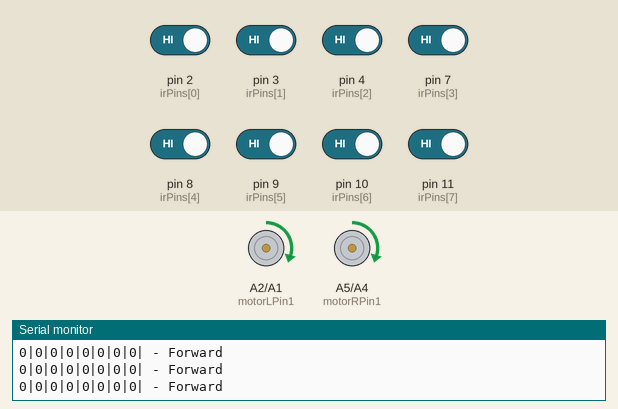
A sketch run on a simulated Arduino Uno, built with avr-gcc and run on an emulated ATmega328P. Parts: motor-driver pin pairs drawn as motors (green arrow = first pin HIGH = forward, orange = second pin HIGH = backward, longer = more drive, scaled by the enable pin), the last lines printed to the serial monitor. The test bench sets the inputs (shaded band); at power-on: pin 2 (irPins[0]), pin 3 (irPins[1]), pin 4 (irPins[2]), pin 7 (irPins[3]), pin 8 (irPins[4]), pin 9 (irPins[5]), pin 10 (irPins[6]), pin 11 (irPins[7]) HIGH.

Above: at 1.2 s.
1.3 s: pin 2 (irPins[0]) driven LOW
At 2.4 s:
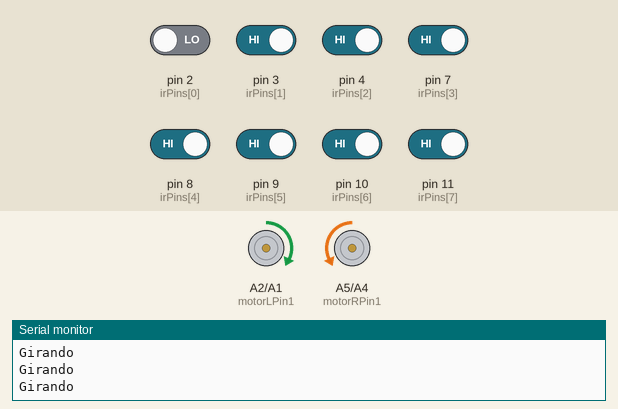
4.3 s: pin 2 (irPins[0]) driven HIGH
At 6.1 s:
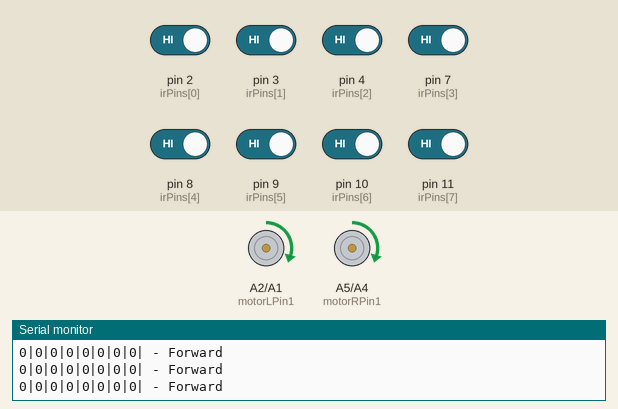
6.5 s: pin 3 (irPins[1]) driven LOW
At 7.0 s:
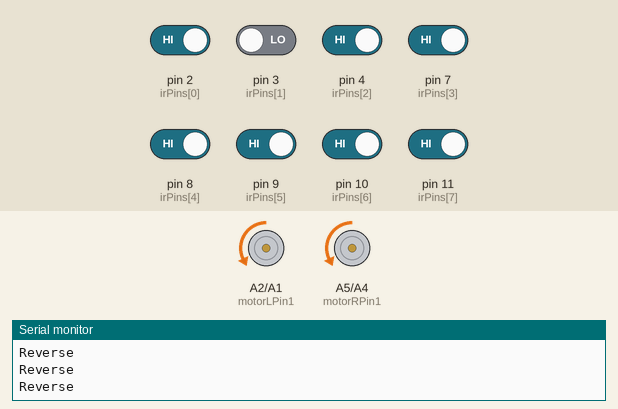
9.5 s: pin 3 (irPins[1]) driven HIGH
At 10.9 s:
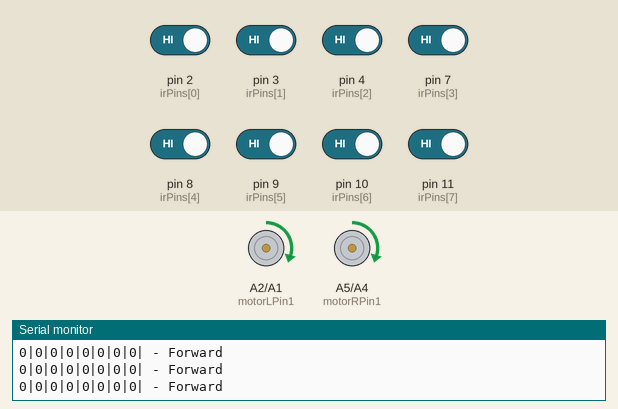
12.5 s: pin 4 (irPins[2]) driven LOW
At 13.5 s:
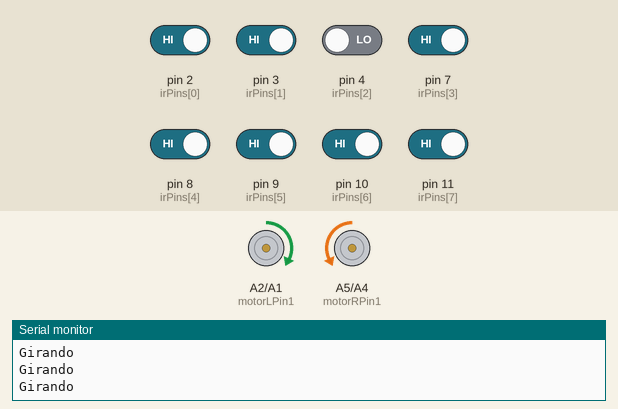
15.5 s: pin 4 (irPins[2]) driven HIGH
At 17.1 s:
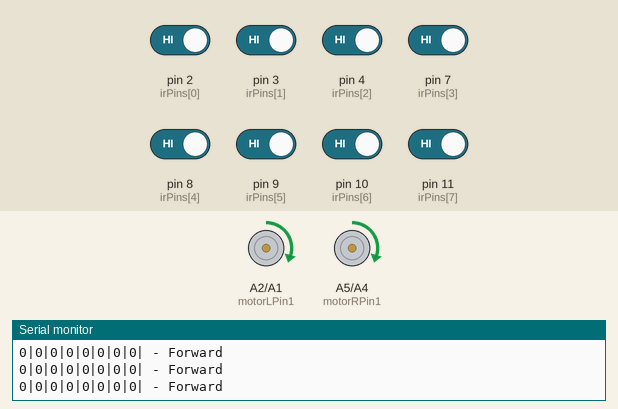
Timing chart, 0 to 18.6 s (numbered marks = the images above; inputs shaded):
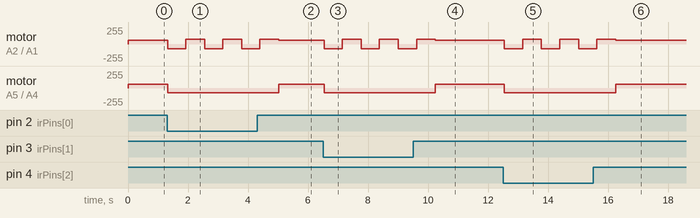

The sketch:

dojo.ino
```cpp
/* Define motor controll inputs */
#define motorRPin1 A5 // signal pin 1 for the right motor, connect to IN1
#define motorRPin2 A4  // signal pin 2 for the right motor, connect to IN2
const int motorREnable = 5; // enable pin for the right motor (needs to be PWM enabled)

#define motorLPin1 A2 // signal pin 1 for the left motor, connect to IN3
#define motorLPin2 A1 // signal pin 2 for the left motor, connect to IN4
const int motorLEnable = 6; // enable pin for the left motor (needs to be PWM enabled)

/* Define the pins for the IR receivers */
const int irPins[8] = {2,3,4,7,8,9,10,11};

// an array to hold boolean values (1/0) for the ir sensors, based on the digital read and the predefined treashold
int irSensorDigital[8] = {0,0,0,0,0,0,0,0};

// binary representation of the sensor reading from left to right
int irSensors = B00000000;

// sensors detecting the line
int count = 0;

// a score to determine deviation from the line [-180 ; +180]. Negative means the robot is left of the line.
int error = 0;

//  store the last value of error
int errorLast = 0;

// a coorection value, based on the error that is used to change motor speed with PWM
int correction = 0;

// keep track of the laps
int lap = 0;

// to stop the car
int finish = 0;

/* Set up maximum speed and speed for turning (to be used with PWM) */

// PWM to control motor speed [0 - 255]
#define maxSpeed 35

/* variables to keep track of current speed of motors */
int motorLSpeed = 0;
int motorRSpeed = 0;

/* delay de tempo */
long double periodo_loop = 600;  //Período do loop
long double tempo_atual = 0; //Registro do tempo atual

void setup() {
  Serial.begin(9600);

  /* Set up motor controll pins as output */
  pinMode(motorLPin1,OUTPUT);
  pinMode(motorLPin2,OUTPUT);
  pinMode(motorLEnable,OUTPUT);

  pinMode(motorRPin1,OUTPUT);
  pinMode(motorRPin2,OUTPUT);
  pinMode(motorREnable,OUTPUT);

  /* Set-up IR sensor pins as input */
  for (int i = 0; i < 8; i++) {
    pinMode(irPins[i], INPUT);
  }
}


void loop() {
 Scan();

  if (irSensors == 0) { //move forward (using PWM)

     Serial.println("Forward");

     motorRSpeed = 60;
     motorLSpeed = 60;

     analogWrite(motorREnable, motorRSpeed);
     analogWrite(motorLEnable, motorLSpeed);

     analogWrite(motorLPin1, 255);
     analogWrite(motorLPin2, 0);
     analogWrite(motorRPin1, 255);
     analogWrite(motorRPin2, 0);
  }

if (irSensors > 0) { //move forward (using PWM)

       tempo_atual = millis();
    while ((millis() - tempo_atual) < periodo_loop) {

       Serial.println("Reverse");

       motorRSpeed = 70;
       motorLSpeed = 70;

       analogWrite(motorREnable, motorRSpeed);
       analogWrite(motorLEnable, motorLSpeed);

       analogWrite(motorLPin1, 0);
       analogWrite(motorLPin2, 255);
       analogWrite(motorRPin1, 0);
       analogWrite(motorRPin2, 255);

     }

       tempo_atual = millis();
    while ((millis() - tempo_atual) < periodo_loop) {

       Serial.println("Girando");

       motorRSpeed = 70;
       motorLSpeed = 70;

       analogWrite(motorREnable, motorRSpeed);
       analogWrite(motorLEnable, motorLSpeed);

       analogWrite(motorLPin1, 255);
       analogWrite(motorLPin2, 0);
       analogWrite(motorRPin1, 0);
       analogWrite(motorRPin2, 255);

     }

  }


}

void Scan() {
  // Initialize counters, sums etc.

  count = 0;

  irSensors = B00000000;

  for (int i = 0; i < 8; i++) {

    if (digitalRead(irPins[i])==0){
      irSensorDigital[i] = 1;
    } else {
      irSensorDigital[i] = 0;
    }

    Serial.print(irSensorDigital[i]);
    Serial.print("|");
    count = count + irSensorDigital[i];
    int b = 7-i;
    irSensors = irSensors + (irSensorDigital[i]<<b);
  }

  Serial.print(" - ");

}
```

Measured:
- after the input at 1.3 s, motor on A2 (motorLPin1) / A1 (motorLPin2): alternates forward 70/255 for 0.62 s and backward 70/255 for 0.60 s, starting at once; motor on A5 (motorRPin1) / A4 (motorRPin2): forward 60/255 → backward 70/255 at once
- after the input at 4.3 s, motor on A5 (motorRPin1) / A4 (motorRPin2): backward 70/255 → forward 60/255 after 0.72 s
- after the input at 6.5 s, motor on A2 (motorLPin1) / A1 (motorLPin2): alternates forward 70/255 for 0.63 s and backward 70/255 for 0.61 s, starting at once; motor on A5 (motorRPin1) / A4 (motorRPin2): forward 60/255 → backward 70/255 at once
- after the input at 9.5 s, motor on A5 (motorRPin1) / A4 (motorRPin2): backward 70/255 → forward 60/255 after 0.75 s
- after the input at 12.5 s, motor on A2 (motorLPin1) / A1 (motorLPin2): alternates forward 70/255 for 0.63 s and backward 70/255 for 0.61 s, starting after 0.05 s; motor on A5 (motorRPin1) / A4 (motorRPin2): forward 60/255 → backward 70/255 after 0.05 s
- after the input at 15.5 s, motor on A5 (motorRPin1) / A4 (motorRPin2): backward 70/255 → forward 60/255 after 0.76 s
